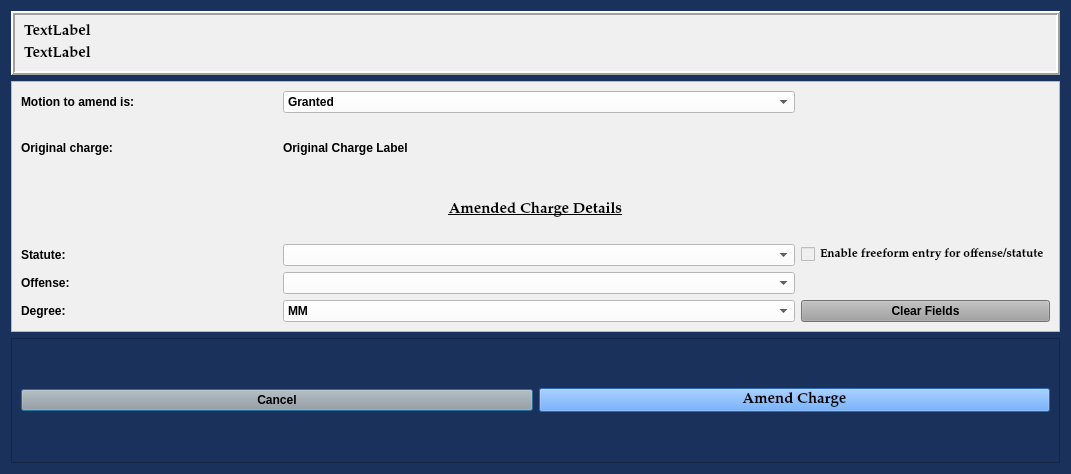
<?xml version="1.0" encoding="UTF-8"?>
<ui version="4.0">
 <class>AmendChargeDialog</class>
 <widget class="QDialog" name="AmendChargeDialog">
  <property name="geometry">
   <rect>
    <x>0</x>
    <y>0</y>
    <width>1071</width>
    <height>474</height>
   </rect>
  </property>
  <property name="sizePolicy">
   <sizepolicy hsizetype="Preferred" vsizetype="Preferred">
    <horstretch>0</horstretch>
    <verstretch>0</verstretch>
   </sizepolicy>
  </property>
  <property name="minimumSize">
   <size>
    <width>0</width>
    <height>0</height>
   </size>
  </property>
  <property name="font">
   <font>
    <family>Palatino Linotype</family>
    <pointsize>11</pointsize>
    <weight>9</weight>
    <italic>false</italic>
    <bold>false</bold>
   </font>
  </property>
  <property name="windowTitle">
   <string>Amend Charge</string>
  </property>
  <property name="styleSheet">
   <string notr="true">background-color: rgb(25, 49, 91);
font: 75 11pt &quot;Palatino Linotype&quot;;</string>
  </property>
  <layout class="QGridLayout" name="gridLayout" rowstretch="0,2,1">
   <item row="2" column="0">
    <widget class="QFrame" name="frame">
     <property name="font">
      <font>
       <family>Palatino Linotype</family>
       <pointsize>11</pointsize>
       <weight>75</weight>
       <italic>false</italic>
       <bold>true</bold>
      </font>
     </property>
     <property name="styleSheet">
      <string notr="true">font: 75 11pt &quot;Palatino Linotype&quot;;
font-weight: bold;</string>
     </property>
     <property name="frameShape">
      <enum>QFrame::StyledPanel</enum>
     </property>
     <property name="frameShadow">
      <enum>QFrame::Raised</enum>
     </property>
     <layout class="QGridLayout" name="gridLayout_4">
      <item row="0" column="0">
       <widget class="QPushButton" name="cancel_Button">
        <property name="styleSheet">
         <string notr="true">background-color: rgb(160, 160, 160);
font-weight: bold;</string>
        </property>
        <property name="text">
         <string>Cancel</string>
        </property>
       </widget>
      </item>
      <item row="0" column="1">
       <widget class="QPushButton" name="amend_charge_Button">
        <property name="font">
         <font>
          <family>Palatino Linotype</family>
          <pointsize>11</pointsize>
          <weight>75</weight>
          <italic>false</italic>
          <bold>true</bold>
         </font>
        </property>
        <property name="styleSheet">
         <string notr="true">background-color: rgb(62, 146, 255);
font: 75 11pt &quot;Palatino Linotype&quot;;
font-weight: bold;</string>
        </property>
        <property name="text">
         <string>Amend Charge</string>
        </property>
       </widget>
      </item>
     </layout>
    </widget>
   </item>
   <item row="0" column="0">
    <widget class="QFrame" name="case_information_frame">
     <property name="sizePolicy">
      <sizepolicy hsizetype="Preferred" vsizetype="Preferred">
       <horstretch>0</horstretch>
       <verstretch>0</verstretch>
      </sizepolicy>
     </property>
     <property name="maximumSize">
      <size>
       <width>5000</width>
       <height>5000</height>
      </size>
     </property>
     <property name="cursor">
      <cursorShape>ArrowCursor</cursorShape>
     </property>
     <property name="styleSheet">
      <string notr="true">background-color: rgb(240, 240, 240);
font-weight: bold;</string>
     </property>
     <property name="frameShape">
      <enum>QFrame::Box</enum>
     </property>
     <property name="frameShadow">
      <enum>QFrame::Raised</enum>
     </property>
     <property name="lineWidth">
      <number>2</number>
     </property>
     <layout class="QGridLayout" name="gridLayout_2">
      <item row="0" column="0">
       <widget class="QLabel" name="case_number_label">
        <property name="font">
         <font>
          <family>Palatino Linotype</family>
          <pointsize>11</pointsize>
          <weight>75</weight>
          <italic>false</italic>
          <bold>true</bold>
         </font>
        </property>
        <property name="text">
         <string>TextLabel</string>
        </property>
       </widget>
      </item>
      <item row="1" column="0">
       <widget class="QLabel" name="defendant_name_label">
        <property name="font">
         <font>
          <family>Palatino Linotype</family>
          <pointsize>11</pointsize>
          <weight>75</weight>
          <italic>false</italic>
          <bold>true</bold>
         </font>
        </property>
        <property name="text">
         <string>TextLabel</string>
        </property>
       </widget>
      </item>
     </layout>
    </widget>
   </item>
   <item row="1" column="0">
    <widget class="QFrame" name="frame_3">
     <property name="sizePolicy">
      <sizepolicy hsizetype="Preferred" vsizetype="Preferred">
       <horstretch>0</horstretch>
       <verstretch>0</verstretch>
      </sizepolicy>
     </property>
     <property name="font">
      <font>
       <family>Palatino Linotype</family>
       <pointsize>11</pointsize>
       <weight>75</weight>
       <italic>false</italic>
       <bold>true</bold>
      </font>
     </property>
     <property name="styleSheet">
      <string notr="true">background-color: rgb(240, 240, 240);
font-weight: bold;</string>
     </property>
     <property name="frameShape">
      <enum>QFrame::StyledPanel</enum>
     </property>
     <property name="frameShadow">
      <enum>QFrame::Raised</enum>
     </property>
     <layout class="QGridLayout" name="gridLayout_3" columnstretch="1,2,0">
      <item row="4" column="0">
       <widget class="QLabel" name="label_15">
        <property name="text">
         <string>Offense:</string>
        </property>
       </widget>
      </item>
      <item row="3" column="0">
       <widget class="QLabel" name="label_6">
        <property name="text">
         <string>Statute:</string>
        </property>
       </widget>
      </item>
      <item row="5" column="1">
       <widget class="QComboBox" name="degree_choice_box">
        <property name="enabled">
         <bool>true</bool>
        </property>
        <property name="focusPolicy">
         <enum>Qt::TabFocus</enum>
        </property>
        <property name="styleSheet">
         <string notr="true">background-color: rgb(255, 255, 255);</string>
        </property>
        <item>
         <property name="text">
          <string>MM</string>
         </property>
        </item>
        <item>
         <property name="text">
          <string>M1</string>
         </property>
        </item>
        <item>
         <property name="text">
          <string>M2</string>
         </property>
        </item>
        <item>
         <property name="text">
          <string>M3</string>
         </property>
        </item>
        <item>
         <property name="text">
          <string>M4</string>
         </property>
        </item>
        <item>
         <property name="text">
          <string>UCM</string>
         </property>
        </item>
       </widget>
      </item>
      <item row="3" column="1">
       <widget class="QComboBox" name="statute_choice_box">
        <property name="enabled">
         <bool>true</bool>
        </property>
        <property name="minimumSize">
         <size>
          <width>300</width>
          <height>0</height>
         </size>
        </property>
        <property name="focusPolicy">
         <enum>Qt::WheelFocus</enum>
        </property>
        <property name="styleSheet">
         <string notr="true">background-color: rgb(255, 255, 255);</string>
        </property>
        <property name="editable">
         <bool>false</bool>
        </property>
       </widget>
      </item>
      <item row="3" column="2">
       <widget class="QCheckBox" name="freeform_entry_checkBox">
        <property name="font">
         <font>
          <family>Palatino Linotype</family>
          <pointsize>9</pointsize>
          <weight>75</weight>
          <italic>false</italic>
          <bold>true</bold>
         </font>
        </property>
        <property name="focusPolicy">
         <enum>Qt::NoFocus</enum>
        </property>
        <property name="styleSheet">
         <string notr="true">font: 75 9pt &quot;Palatino Linotype&quot;;
font-weight: bold;</string>
        </property>
        <property name="text">
         <string>Enable freeform entry for offense/statute</string>
        </property>
       </widget>
      </item>
      <item row="5" column="2">
       <widget class="QPushButton" name="clear_fields_Button">
        <property name="focusPolicy">
         <enum>Qt::NoFocus</enum>
        </property>
        <property name="styleSheet">
         <string notr="true">background-color: rgb(160, 160, 160);</string>
        </property>
        <property name="text">
         <string>Clear Fields</string>
        </property>
       </widget>
      </item>
      <item row="1" column="0">
       <widget class="QLabel" name="label_2">
        <property name="text">
         <string>Original charge:</string>
        </property>
       </widget>
      </item>
      <item row="0" column="0">
       <widget class="QLabel" name="label">
        <property name="text">
         <string>Motion to amend is:</string>
        </property>
       </widget>
      </item>
      <item row="0" column="1">
       <widget class="QComboBox" name="motion_decision_box">
        <property name="styleSheet">
         <string notr="true">background-color: rgb(255, 255, 255);</string>
        </property>
        <property name="editable">
         <bool>false</bool>
        </property>
        <item>
         <property name="text">
          <string>Granted</string>
         </property>
        </item>
        <item>
         <property name="text">
          <string>Denied</string>
         </property>
        </item>
       </widget>
      </item>
      <item row="5" column="0">
       <widget class="QLabel" name="label_23">
        <property name="text">
         <string>Degree:</string>
        </property>
       </widget>
      </item>
      <item row="4" column="1">
       <widget class="QComboBox" name="offense_choice_box">
        <property name="minimumSize">
         <size>
          <width>300</width>
          <height>0</height>
         </size>
        </property>
        <property name="styleSheet">
         <string notr="true">background-color: rgb(255, 255, 255);</string>
        </property>
        <property name="editable">
         <bool>false</bool>
        </property>
       </widget>
      </item>
      <item row="2" column="0" colspan="3">
       <widget class="QLabel" name="label_3">
        <property name="font">
         <font>
          <family>Palatino Linotype</family>
          <pointsize>11</pointsize>
          <weight>75</weight>
          <italic>false</italic>
          <bold>true</bold>
          <underline>true</underline>
         </font>
        </property>
        <property name="text">
         <string>Amended Charge Details</string>
        </property>
        <property name="alignment">
         <set>Qt::AlignCenter</set>
        </property>
       </widget>
      </item>
      <item row="1" column="1">
       <widget class="QLabel" name="original_charge_label">
        <property name="text">
         <string>Original Charge Label</string>
        </property>
       </widget>
      </item>
     </layout>
    </widget>
   </item>
  </layout>
 </widget>
 <tabstops>
  <tabstop>motion_decision_box</tabstop>
  <tabstop>statute_choice_box</tabstop>
  <tabstop>offense_choice_box</tabstop>
  <tabstop>degree_choice_box</tabstop>
  <tabstop>amend_charge_Button</tabstop>
  <tabstop>cancel_Button</tabstop>
 </tabstops>
 <resources/>
 <connections/>
 <slots>
  <slot>proceed_to_ability_to_pay()</slot>
  <slot>close_window()</slot>
  <slot>add_offense()</slot>
  <slot>amend_offense()</slot>
  <slot>proceed_to_sentencing()</slot>
 </slots>
</ui>
